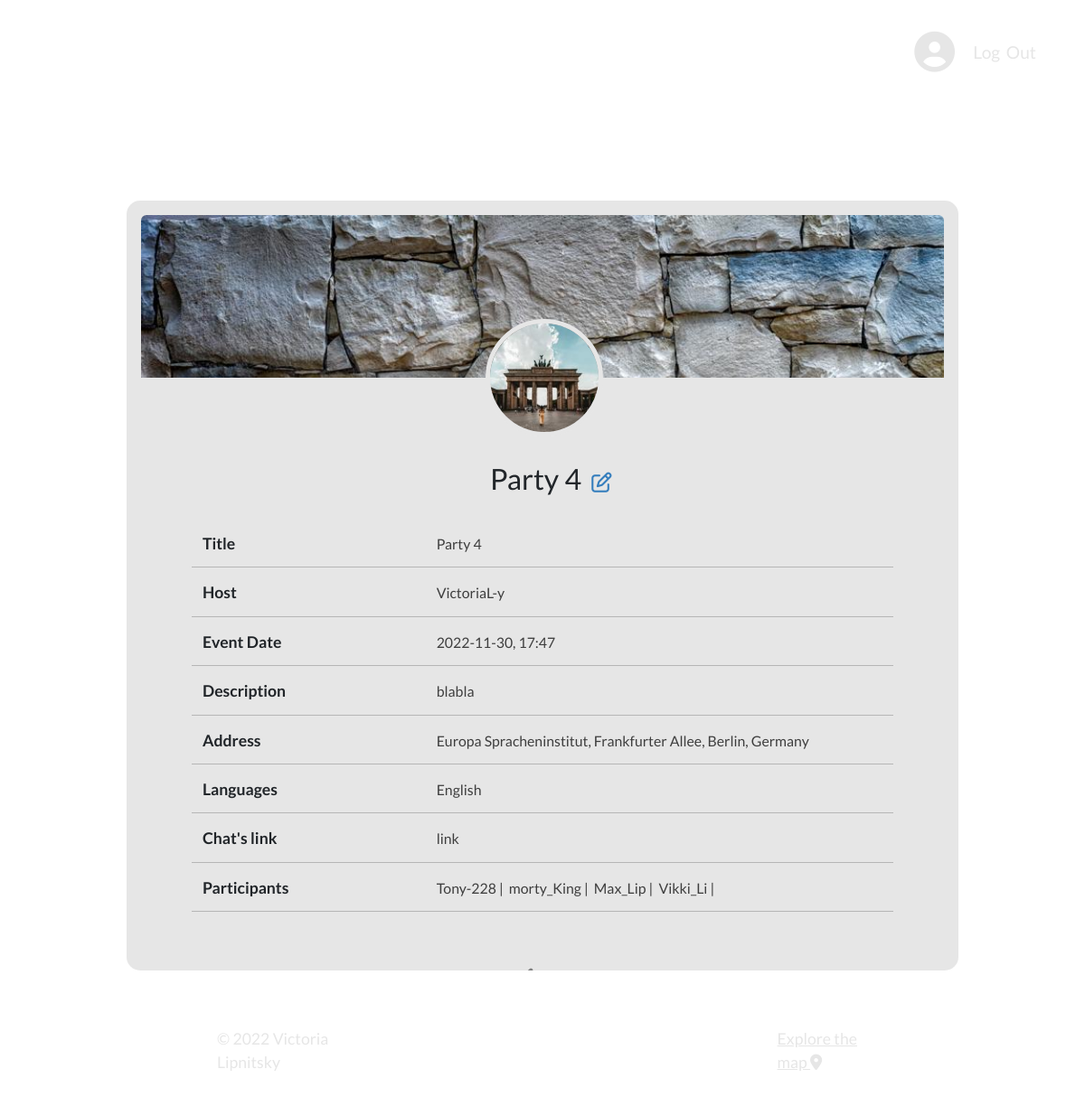
Page /party/6 (signed in) on the committed database.
### app/models.py (models this page shows, shortened)
class Party(db.Model):
    __tablename__ = 'party'
    id = db.Column(db.Integer, primary_key=True)
    title = db.Column(db.String(30), nullable=False)
    date_posted = db.Column(db.DateTime, nullable=False, default=datetime.utcnow)
    date_time = db.Column(db.String(30), nullable=False)
    address = db.Column(db.String(30), nullable=False)
    lng = db.Column(db.String(30), nullable=False)
    lat = db.Column(db.String(30), nullable=False)
    whatsapp_link = db.Column(db.String(30), nullable=False)
    party_languages = db.Column(db.String(30), nullable=False)
    description = db.Column(db.Text, nullable=False)
    author_id = db.Column(db.Integer, db.ForeignKey('author.id'), nullable=False)

class User(db.Model, UserMixin):
    __tablename__ = 'author'
    id = db.Column(db.Integer, primary_key=True)
    username = db.Column(db.String(20), unique=True, nullable=False)
    email = db.Column(db.String(120), unique=True, nullable=False)
    name = db.Column(db.String(20), unique=False, nullable=True, default=' ')
    surname = db.Column(db.String(20), unique=False, nullable=True, default=' ')
    phoneNumber = db.Column(db.String(15), unique=False, nullable=True, default=' ')
    location = db.Column(db.String(40), unique=False, nullable=True, default=' ')
    languages = db.Column(db.String(50), unique=False, nullable=True, default=' ')
    image_avatar_file = db.Column(db.String(20), nullable=False, default='default.jpg')
    image_bg_file = db.Column(db.String(20), nullable=False, default='default.jpg')
    password = db.Column(db.String(60), nullable=False)
    party = db.relationship('Party', backref='author', lazy=True)
    attending = db.relationship('Party', secondary=association_table, backref="followers")

### app/routes.py (the view)
@app.route("/party/<int:party_id>")
def party(party_id):
    form = PartyForm()
    party = Party.query.get_or_404(party_id)
    image_avatar_file = url_for('static', filename='profile_pics/' + current_user.image_avatar_file)
    image_bg_file = url_for('static', filename='profile_pics/' + current_user.image_bg_file)
    return render_template('party.html', title=party.title, image_avatar_file=image_avatar_file, image_bg_file=image_bg_file, party=party, form=form)

### app/models.py (called while the page is built)
@login_manager.user_loader
def load_user(user_id):
    return User.query.get(int(user_id))

### app/templates/party.html (shortened to what this page needs)
{% extends "layout.html" %}
{% block content %}
<div class="profile-container party">
    <div class="profile-backg-img px-3 pb-3">
        <img class="rounded" src="{{ image_bg_file }}">
    </div>
    <div class="media mx-4 d-flex flex-column align-items-center justify-content-center">
        <img class="rounded-circle ms-4 profile-img" src="{{ image_avatar_file }}">
        <legend class="pt-3 pb-2 text-center">
            <h2>&nbsp;&nbsp;&nbsp;{{ party.title }}  <a href="{{ url_for('update_party', party_id=party.id) }}"><i class="fa-regular fa-pen-to-square edit-profile"></i></a></h2>
        </legend>
        <div class="row px-5 py-4 container-fluid user-data party-page">
            <div class="col-4">
                <span>{{ form.title.label }}</span>
            </div>
            <div class="col-8">
                <span>{{ party.title }}</span>
            </div>
            <div class="col-4">
                <span>Host</span>
            </div>
            <div class="col-8">
                <span>{{ party.author.username }}</span>
            </div>
            <div class="col-4">
                <span>{{ form.date_time.label }}</span>
            </div>
            <div class="col-8">
                <span>{{ party.date_time }}</span>
            </div>
            <div class="col-4">
                <span>{{ form.description.label }}</span>
            </div>
            <div class="col-8">
                <span>{{ party.description }}</span>
            </div>
            <div class="col-4">
                <span>{{ form.address.label }}</span>
            </div>
            <div class="col-8">
                <span>{{ party.address }}</span>
            </div>
            <div class="col-4">
                <span>{{ form.party_languages.label }}</span>
            </div>
            <div class="col-8">
                <span>{{ party.party_languages }}</span>
            </div>
            <div class="col-4">
                <span>{{ form.whatsapp_link.label }}</span>
            </div>
            <div class="col-8">
                <span>{{ party.whatsapp_link }}</span>
            </div>
            <div class="col-4">
                <span>Participants</span>
            </div>
            <div class="col-8">
                <span>
                    {% for follower in party.followers %}
                        {{ follower.username }}&nbsp;|&nbsp;
                    {% endfor %}
                </span>
            </div>
            <div class="form-group pt-0 mt-2 d-flex align-items-center justify-content-center">
                <a href="{{ url_for('profile') }}"><i class="fa-solid fa-arrow-left back-arrow"></i></a>
            </div>
        </div>
    </div>
</div>
<div class="container-fluid p-0 d-flex justify-content-between bottomInscription">
    <p>© 2022 Victoria Lipnitsky</p>
    <a href="{{ url_for('map') }}">Explore the map <i class="fa-solid fa-location-dot"></i></a>
</div>
{% endblock %}

### app/static/main.css (style rules this page uses)
* { box-sizing: border-box; }
:root { --fonts: rgb(230, 230, 230); --theQuestion: white; --darkButton: black; --border: rgb(129, 129, 129); --windowCol: 230,230,230; --profileWidth: calc(800px + 10vw); --marginLeftRight: calc((100vw - 800px - 10vw) / 2); }
body { background-image: url(https://res.cloudinary.com/devqm7qmb/image/upload/q_50/v1664734048/StudyParty.jpg); background-size: cover; background-position: center; height: 100vh; width: 100vw; padding: 0; margin: 0; font-family: 'Lato', sans-serif; }
.bottomInscription { position: absolute; bottom: 10px; }
.bottomInscription p, .bottomInscription a { padding-left: 20vw; padding-right: 20vw; color: var(--fonts); font-size: 1.2em; margin-top: 1em; margin-bottom: 1em; }
legend { margin: 0 auto; padding-top: 65px; padding-bottom: 10px; font-size: 1.4em; }
.profile-container { width: var(--profileWidth); height: fit-content; max-height: 85vh; background-color: rgb(var(--windowCol)); font-size: 1.1em; border-radius: 15px; overflow-y: scroll; border-top: 1rem solid var(--fonts); left: var(--marginLeftRight); position: absolute; }
.profile-container.party { height: 70vh; max-height: 80vh; margin: 10vh auto 0vh auto; }
.profile-backg-img { height: 180px; width: calc(800px + 10vw); overflow: hidden; }
.profile-backg-img img { height: auto; width: 100%; margin-right: 20px; }
.profile-img { object-fit: cover; height: 130px; width: 130px; margin-right: 20px; margin-top: -65px; margin-bottom: 12px; border: 5px solid rgb(var(--windowCol)); }
.profile-container .user-data .col-5, .profile-container .user-data .col-7, .profile-container .user-data.party-page .col-4, .profile-container .user-data.party-page .col-8 { border-bottom: 1px solid rgb(182, 182, 182); padding-bottom: 12px; margin-bottom: 15px; }
.profile-container .user-data .col-5, .profile-container .user-data.party-page .col-4 { font-weight: bold; }
.profile-container .user-data .col-7 span, .profile-container .user-data.party-page .col-8 span { font-size: 0.9em; color: rgb(62, 62, 62); }
.profile-container .user-data a { font-size: 0.8em; color: #357ebd; text-decoration: none; }
i.edit-profile { color: #357ebd; font-size: 0.7em; position: relative; padding-left: 5px; padding-top: 10px; }
.profile-container.party .back-arrow { color: var(--border); font-size: 2.5em; margin-left: calc(2vw - 50px); margin-top: 35px; position: absolute; }
@media screen and (max-width: 1200px) { .profile-container { max-height: 80vh; } }
@media screen and (max-width: 1200px) { .bottomInscription p, .bottomInscription a { font-size: 1.1em; } }

### rows in the picture
Party: title "Party 4", date_time "2022-11-30, 17:47", description "blabla", address "Europa Spracheninstitut, Frankfurter Allee, Berlin, Germany", party_languages "English", whatsapp_link "link"
User: author.username "VictoriaL-y"
User: username "Tony-228"
User: username "morty_King"
User: username "Max_Lip"
User: username "Vikki_Li"
